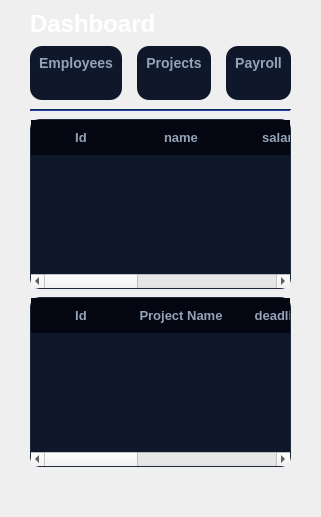
      <widget class="QWidget" name="dashboardPage">
       <layout class="QVBoxLayout" name="verticalLayoutDashboard">
        <property name="leftMargin"><number>30</number></property>
        <property name="topMargin"><number>10</number></property>
        <property name="rightMargin"><number>30</number></property>
        <property name="bottomMargin"><number>10</number></property>
        <property name="spacing"><number>8</number></property>
        <item>
         <widget class="QLabel" name="labelDashboardTitle">
          <property name="text"><string>Dashboard</string></property>
          <property name="styleSheet">
           <string notr="true">color: #ffffff; font-size: 24px; font-weight: bold; font-family: 'Segoe UI';</string>
          </property>
         </widget>
        </item>
        <item>
         <layout class="QHBoxLayout" name="horizontalLayoutCards">
          <property name="spacing"><number>15</number></property>
          <item>
           <widget class="QWidget" name="card1">
            <property name="styleSheet"><string notr="true">background-color: #0f172a; border-radius: 12px;</string></property>
            <property name="minimumHeight"><number>120</number></property>
            <layout class="QVBoxLayout" name="verticalLayoutCard1">
             <item>
              <widget class="QLabel" name="lblCardTitle1">
               <property name="text"><string>Employees</string></property>
               <property name="alignment"><set>Qt::AlignCenter</set></property>
               <property name="styleSheet"><string notr="true">color: #94a3b8; font-size: 14px; font-family: 'Segoe UI'; font-weight: bold;</string></property>
              </widget>
             </item>
             <item>
              <widget class="QLabel" name="lblValueEmp">
               <property name="text"><string/></property>
               <property name="alignment"><set>Qt::AlignCenter</set></property>
              </widget>
             </item>
            </layout>
           </widget>
          </item>
          <item>
           <widget class="QWidget" name="card2">
            <property name="styleSheet"><string notr="true">background-color: #0f172a; border-radius: 12px;</string></property>
            <property name="minimumHeight"><number>120</number></property>
            <layout class="QVBoxLayout" name="verticalLayoutCard2">
             <item>
              <widget class="QLabel" name="lblCardTitle2">
               <property name="text"><string>Projects</string></property>
               <property name="alignment"><set>Qt::AlignCenter</set></property>
               <property name="styleSheet"><string notr="true">color: #94a3b8; font-size: 14px; font-family: 'Segoe UI'; font-weight: bold;</string></property>
              </widget>
             </item>
             <item>
              <widget class="QLabel" name="lblValueProj">
               <property name="text"><string/></property>
               <property name="alignment"><set>Qt::AlignCenter</set></property>
              </widget>
             </item>
            </layout>
           </widget>
          </item>
          <item>
           <widget class="QWidget" name="card3">
            <property name="styleSheet"><string notr="true">background-color: #0f172a; border-radius: 12px;</string></property>
            <property name="minimumHeight"><number>120</number></property>
            <layout class="QVBoxLayout" name="verticalLayoutCard3">
             <item>
              <widget class="QLabel" name="lblCardTitle3">
               <property name="text"><string>Payroll</string></property>
               <property name="alignment"><set>Qt::AlignCenter</set></property>
               <property name="styleSheet"><string notr="true">color: #94a3b8; font-size: 14px; font-family: 'Segoe UI'; font-weight: bold;</string></property>
              </widget>
             </item>
             <item>
              <widget class="QLabel" name="lblValuePayroll">
               <property name="text"><string/></property>
               <property name="alignment"><set>Qt::AlignCenter</set></property>
              </widget>
             </item>
            </layout>
           </widget>
          </item>
         </layout>
        </item>
        <item>
         <widget class="QFrame" name="lineDashboard">
          <property name="frameShape"><enum>QFrame::HLine</enum></property>
          <property name="frameShadow"><enum>QFrame::Sunken</enum></property>
          <property name="styleSheet">
           <string notr="true">color: #1e3a8a; background-color: #1e3a8a; max-height: 2px; margin-top: 2px; margin-bottom: 2px;</string>
          </property>
         </widget>
        </item>
        <item>
         <widget class="QTableWidget" name="tableRecentEmployees">
          <property name="maximumSize"><size><width>16777215</width><height>170</height></size></property>
          <property name="sizePolicy">
           <sizepolicy hsizetype="Expanding" vsizetype="Preferred">
            <horstretch>0</horstretch>
            <verstretch>0</verstretch>
           </sizepolicy>
          </property>
          <property name="styleSheet">
           <string notr="true">
              QTableWidget {
                  background-color: #0f172a;
                  color: #ffffff;
                  gridline-color: #1e293b;
                  border: 1px solid #1e293b;
                  border-radius: 10px;
                  selection-background-color: #334155;
              }
              QHeaderView::section {
                  background-color: #040711;
                  color: #94a3b8;
                  padding: 8px;
                  border: none;
                  font-weight: bold;
                  font-family: 'Segoe UI';
                  font-size: 13px;
              }
           </string>
          </property>
          <column><property name="text"><string>Id</string></property></column>
          <column><property name="text"><string>name</string></property></column>
          <column><property name="text"><string>salary</string></property></column>
          <column><property name="text"><string>type</string></property></column>
          <column><property name="text"><string>position/bonus</string></property></column>
         </widget>
        </item>
        <item>
         <widget class="QTableWidget" name="tableRecentProjects">
          <property name="maximumSize"><size><width>16777215</width><height>170</height></size></property>
          <property name="sizePolicy">
           <sizepolicy hsizetype="Expanding" vsizetype="Preferred">
            <horstretch>0</horstretch>
            <verstretch>0</verstretch>
           </sizepolicy>
          </property>
          <property name="styleSheet">
           <string notr="true">
              QTableWidget {
                  background-color: #0f172a;
                  color: #ffffff;
                  gridline-color: #1e293b;
                  border: 1px solid #1e293b;
                  border-radius: 10px;
                  selection-background-color: #334155;
              }
              QHeaderView::section {
                  background-color: #040711;
                  color: #94a3b8;
                  padding: 8px;
                  border: none;
                  font-weight: bold;
                  font-family: 'Segoe UI';
                  font-size: 13px;
              }
           </string>
          </property>
          <column><property name="text"><string>Id</string></property></column>
          <column><property name="text"><string>Project Name</string></property></column>
          <column><property name="text"><string>deadline</string></property></column>
          <column><property name="text"><string>Status</string></property></column>
          <column><property name="text"><string>Budget</string></property></column>
         </widget>
        </item>
        <item>
         <spacer name="spacerDashboardBottom">
          <property name="orientation"><enum>Qt::Vertical</enum></property>
          <property name="sizeHint" stdset="0"><size><width>20</width><height>40</height></size></property>
         </spacer>
        </item>
       </layout>
      </widget>
